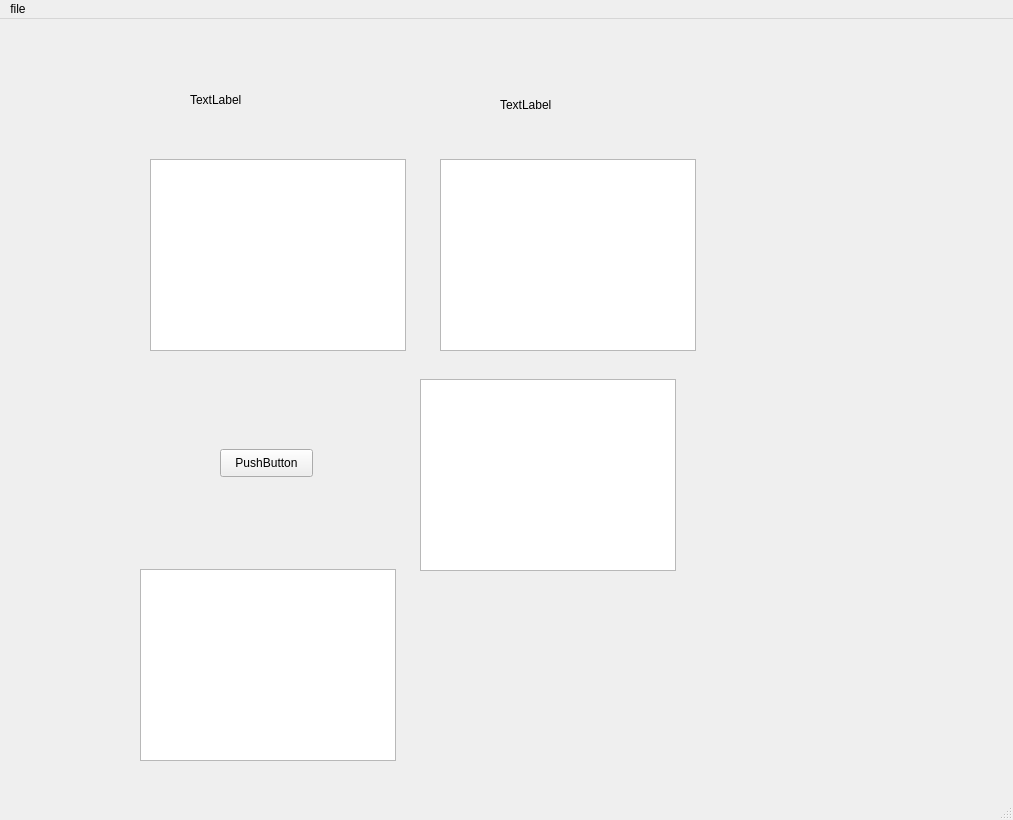
<?xml version="1.0" encoding="UTF-8"?>
<ui version="4.0">
 <class>MainWindow</class>
 <widget class="QMainWindow" name="MainWindow">
  <property name="geometry">
   <rect>
    <x>0</x>
    <y>0</y>
    <width>1013</width>
    <height>820</height>
   </rect>
  </property>
  <property name="windowTitle">
   <string>MainWindow</string>
  </property>
  <widget class="QWidget" name="centralwidget">
   <widget class="QTextEdit" name="textEdit">
    <property name="geometry">
     <rect>
      <x>150</x>
      <y>140</y>
      <width>256</width>
      <height>192</height>
     </rect>
    </property>
   </widget>
   <widget class="QTextBrowser" name="textBrowser">
    <property name="geometry">
     <rect>
      <x>440</x>
      <y>140</y>
      <width>256</width>
      <height>192</height>
     </rect>
    </property>
   </widget>
   <widget class="QLabel" name="label">
    <property name="geometry">
     <rect>
      <x>190</x>
      <y>50</y>
      <width>161</width>
      <height>61</height>
     </rect>
    </property>
    <property name="text">
     <string>TextLabel</string>
    </property>
   </widget>
   <widget class="QLabel" name="label_2">
    <property name="geometry">
     <rect>
      <x>500</x>
      <y>60</y>
      <width>121</width>
      <height>51</height>
     </rect>
    </property>
    <property name="text">
     <string>TextLabel</string>
    </property>
   </widget>
   <widget class="QPushButton" name="pushButton">
    <property name="geometry">
     <rect>
      <x>220</x>
      <y>430</y>
      <width>93</width>
      <height>28</height>
     </rect>
    </property>
    <property name="text">
     <string>PushButton</string>
    </property>
   </widget>
   <widget class="QTextBrowser" name="textBrowser_2">
    <property name="geometry">
     <rect>
      <x>420</x>
      <y>360</y>
      <width>256</width>
      <height>192</height>
     </rect>
    </property>
   </widget>
   <widget class="QTextBrowser" name="textBrowser_3">
    <property name="geometry">
     <rect>
      <x>140</x>
      <y>550</y>
      <width>256</width>
      <height>192</height>
     </rect>
    </property>
   </widget>
  </widget>
  <widget class="QMenuBar" name="menubar">
   <property name="geometry">
    <rect>
     <x>0</x>
     <y>0</y>
     <width>1013</width>
     <height>26</height>
    </rect>
   </property>
   <widget class="QMenu" name="menufile">
    <property name="title">
     <string>file</string>
    </property>
    <widget class="QMenu" name="menuopen">
     <property name="title">
      <string>open</string>
     </property>
     <addaction name="actionhaha"/>
    </widget>
    <addaction name="menuopen"/>
   </widget>
   <addaction name="menufile"/>
  </widget>
  <widget class="QStatusBar" name="statusbar"/>
  <action name="actionhaha">
   <property name="checkable">
    <bool>false</bool>
   </property>
   <property name="text">
    <string>haha</string>
   </property>
  </action>
 </widget>
 <resources/>
 <connections/>
</ui>
